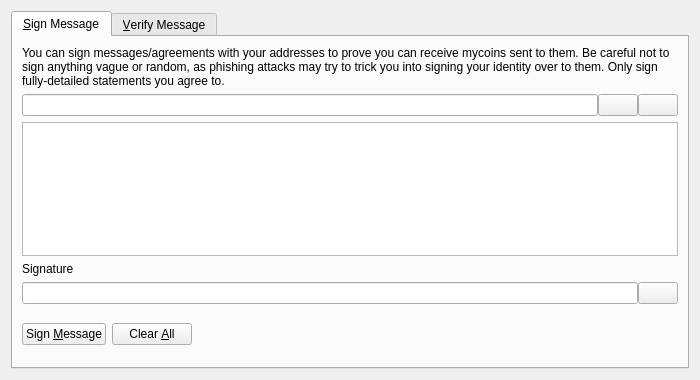
<?xml version="1.0" encoding="UTF-8"?>
<ui version="4.0">
 <class>SignVerifyMessageDialog</class>
 <widget class="QDialog" name="SignVerifyMessageDialog">
  <property name="geometry">
   <rect>
    <x>0</x>
    <y>0</y>
    <width>700</width>
    <height>380</height>
   </rect>
  </property>
  <property name="windowTitle">
   <string>Signatures - Sign / Verify a Message</string>
  </property>
  <property name="modal">
   <bool>true</bool>
  </property>
  <layout class="QVBoxLayout" name="verticalLayout">
   <item>
    <widget class="QTabWidget" name="tabWidget">
     <property name="currentIndex">
      <number>0</number>
     </property>
     <widget class="QWidget" name="tabSignMessage">
      <attribute name="title">
       <string>&amp;Sign Message</string>
      </attribute>
      <layout class="QVBoxLayout" name="verticalLayout_SM">
       <item>
        <widget class="QLabel" name="infoLabel_SM">
         <property name="text">
          <string>You can sign messages/agreements with your addresses to prove you can receive mycoins sent to them. Be careful not to sign anything vague or random, as phishing attacks may try to trick you into signing your identity over to them. Only sign fully-detailed statements you agree to.</string>
         </property>
         <property name="textFormat">
          <enum>Qt::PlainText</enum>
         </property>
         <property name="wordWrap">
          <bool>true</bool>
         </property>
        </widget>
       </item>
       <item>
        <layout class="QHBoxLayout" name="horizontalLayout_1_SM">
         <property name="spacing">
          <number>0</number>
         </property>
         <item>
          <widget class="QValidatedLineEdit" name="addressIn_SM">
           <property name="toolTip">
            <string>The Litecoin address to sign the message with</string>
           </property>
          </widget>
         </item>
         <item>
          <widget class="QPushButton" name="addressBookButton_SM">
           <property name="toolTip">
            <string>Choose previously used address</string>
           </property>
           <property name="text">
            <string/>
           </property>
           <property name="icon">
            <iconset resource="../bitcoin.qrc">
             <normaloff>:/icons/address-book</normaloff>:/icons/address-book</iconset>
           </property>
           <property name="shortcut">
            <string>Alt+A</string>
           </property>
           <property name="autoDefault">
            <bool>false</bool>
           </property>
          </widget>
         </item>
         <item>
          <widget class="QPushButton" name="pasteButton_SM">
           <property name="toolTip">
            <string>Paste address from clipboard</string>
           </property>
           <property name="text">
            <string/>
           </property>
           <property name="icon">
            <iconset resource="../bitcoin.qrc">
             <normaloff>:/icons/editpaste</normaloff>:/icons/editpaste</iconset>
           </property>
           <property name="shortcut">
            <string>Alt+P</string>
           </property>
           <property name="autoDefault">
            <bool>false</bool>
           </property>
          </widget>
         </item>
        </layout>
       </item>
       <item>
        <widget class="QPlainTextEdit" name="messageIn_SM">
         <property name="toolTip">
          <string>Enter the message you want to sign here</string>
         </property>
        </widget>
       </item>
       <item>
        <widget class="QLabel" name="signatureLabel_SM">
         <property name="text">
          <string>Signature</string>
         </property>
         <property name="textFormat">
          <enum>Qt::PlainText</enum>
         </property>
        </widget>
       </item>
       <item>
        <layout class="QHBoxLayout" name="horizontalLayout_2_SM">
         <property name="spacing">
          <number>0</number>
         </property>
         <item>
          <widget class="QLineEdit" name="signatureOut_SM">
           <property name="font">
            <font>
             <italic>true</italic>
            </font>
           </property>
           <property name="readOnly">
            <bool>true</bool>
           </property>
          </widget>
         </item>
         <item>
          <widget class="QPushButton" name="copySignatureButton_SM">
           <property name="toolTip">
            <string>Copy the current signature to the system clipboard</string>
           </property>
           <property name="text">
            <string/>
           </property>
           <property name="icon">
            <iconset resource="../bitcoin.qrc">
             <normaloff>:/icons/editcopy</normaloff>:/icons/editcopy</iconset>
           </property>
           <property name="autoDefault">
            <bool>false</bool>
           </property>
          </widget>
         </item>
        </layout>
       </item>
       <item>
        <layout class="QHBoxLayout" name="horizontalLayout_3_SM">
         <item>
          <widget class="QPushButton" name="signMessageButton_SM">
           <property name="toolTip">
            <string>Sign the message to prove you own this Litecoin address</string>
           </property>
           <property name="text">
            <string>Sign &amp;Message</string>
           </property>
           <property name="icon">
            <iconset resource="../bitcoin.qrc">
             <normaloff>:/icons/edit</normaloff>:/icons/edit</iconset>
           </property>
           <property name="autoDefault">
            <bool>false</bool>
           </property>
          </widget>
         </item>
         <item>
          <widget class="QPushButton" name="clearButton_SM">
           <property name="toolTip">
            <string>Reset all sign message fields</string>
           </property>
           <property name="text">
            <string>Clear &amp;All</string>
           </property>
           <property name="icon">
            <iconset resource="../bitcoin.qrc">
             <normaloff>:/icons/remove</normaloff>:/icons/remove</iconset>
           </property>
           <property name="autoDefault">
            <bool>false</bool>
           </property>
          </widget>
         </item>
         <item>
          <spacer name="horizontalSpacer_1_SM">
           <property name="orientation">
            <enum>Qt::Horizontal</enum>
           </property>
           <property name="sizeHint" stdset="0">
            <size>
             <width>40</width>
             <height>48</height>
            </size>
           </property>
          </spacer>
         </item>
         <item>
          <widget class="QLabel" name="statusLabel_SM">
           <property name="font">
            <font>
             <weight>75</weight>
             <bold>true</bold>
            </font>
           </property>
           <property name="text">
            <string/>
           </property>
           <property name="wordWrap">
            <bool>true</bool>
           </property>
          </widget>
         </item>
         <item>
          <spacer name="horizontalSpacer_2_SM">
           <property name="orientation">
            <enum>Qt::Horizontal</enum>
           </property>
           <property name="sizeHint" stdset="0">
            <size>
             <width>40</width>
             <height>48</height>
            </size>
           </property>
          </spacer>
         </item>
        </layout>
       </item>
      </layout>
     </widget>
     <widget class="QWidget" name="tabVerifyMessage">
      <attribute name="title">
       <string>&amp;Verify Message</string>
      </attribute>
      <layout class="QVBoxLayout" name="verticalLayout_VM">
       <item>
        <widget class="QLabel" name="infoLabel_VM">
         <property name="text">
          <string>Enter the receiver's address, message (ensure you copy line breaks, spaces, tabs, etc. exactly) and signature below to verify the message. Be careful not to read more into the signature than what is in the signed message itself, to avoid being tricked by a man-in-the-middle attack. Note that this only proves the signing party receives with the address, it cannot prove sendership of any transaction!</string>
         </property>
         <property name="textFormat">
          <enum>Qt::PlainText</enum>
         </property>
         <property name="alignment">
          <set>Qt::AlignLeading|Qt::AlignLeft|Qt::AlignTop</set>
         </property>
         <property name="wordWrap">
          <bool>true</bool>
         </property>
        </widget>
       </item>
       <item>
        <layout class="QHBoxLayout" name="horizontalLayout_1_VM">
         <property name="spacing">
          <number>0</number>
         </property>
         <item>
          <widget class="QValidatedLineEdit" name="addressIn_VM">
           <property name="toolTip">
            <string>The Litecoin address the message was signed with</string>
           </property>
          </widget>
         </item>
         <item>
          <widget class="QPushButton" name="addressBookButton_VM">
           <property name="toolTip">
            <string>Choose previously used address</string>
           </property>
           <property name="text">
            <string/>
           </property>
           <property name="icon">
            <iconset resource="../bitcoin.qrc">
             <normaloff>:/icons/address-book</normaloff>:/icons/address-book</iconset>
           </property>
           <property name="shortcut">
            <string>Alt+A</string>
           </property>
           <property name="autoDefault">
            <bool>false</bool>
           </property>
          </widget>
         </item>
        </layout>
       </item>
       <item>
        <widget class="QPlainTextEdit" name="messageIn_VM"/>
       </item>
       <item>
        <widget class="QValidatedLineEdit" name="signatureIn_VM"/>
       </item>
       <item>
        <layout class="QHBoxLayout" name="horizontalLayout_2_VM">
         <item>
          <widget class="QPushButton" name="verifyMessageButton_VM">
           <property name="toolTip">
            <string>Verify the message to ensure it was signed with the specified Litecoin address</string>
           </property>
           <property name="text">
            <string>Verify &amp;Message</string>
           </property>
           <property name="icon">
            <iconset resource="../bitcoin.qrc">
             <normaloff>:/icons/transaction_0</normaloff>:/icons/transaction_0</iconset>
           </property>
           <property name="autoDefault">
            <bool>false</bool>
           </property>
          </widget>
         </item>
         <item>
          <widget class="QPushButton" name="clearButton_VM">
           <property name="toolTip">
            <string>Reset all verify message fields</string>
           </property>
           <property name="text">
            <string>Clear &amp;All</string>
           </property>
           <property name="icon">
            <iconset resource="../bitcoin.qrc">
             <normaloff>:/icons/remove</normaloff>:/icons/remove</iconset>
           </property>
           <property name="autoDefault">
            <bool>false</bool>
           </property>
          </widget>
         </item>
         <item>
          <spacer name="horizontalSpacer_1_VM">
           <property name="orientation">
            <enum>Qt::Horizontal</enum>
           </property>
           <property name="sizeHint" stdset="0">
            <size>
             <width>40</width>
             <height>48</height>
            </size>
           </property>
          </spacer>
         </item>
         <item>
          <widget class="QLabel" name="statusLabel_VM">
           <property name="font">
            <font>
             <weight>75</weight>
             <bold>true</bold>
            </font>
           </property>
           <property name="text">
            <string/>
           </property>
           <property name="wordWrap">
            <bool>true</bool>
           </property>
          </widget>
         </item>
         <item>
          <spacer name="horizontalSpacer_2_VM">
           <property name="orientation">
            <enum>Qt::Horizontal</enum>
           </property>
           <property name="sizeHint" stdset="0">
            <size>
             <width>40</width>
             <height>48</height>
            </size>
           </property>
          </spacer>
         </item>
        </layout>
       </item>
      </layout>
     </widget>
    </widget>
   </item>
  </layout>
 </widget>
 <customwidgets>
  <customwidget>
   <class>QValidatedLineEdit</class>
   <extends>QLineEdit</extends>
   <header>qvalidatedlineedit.h</header>
  </customwidget>
 </customwidgets>
 <resources>
  <include location="../bitcoin.qrc"/>
 </resources>
 <connections/>
</ui>
